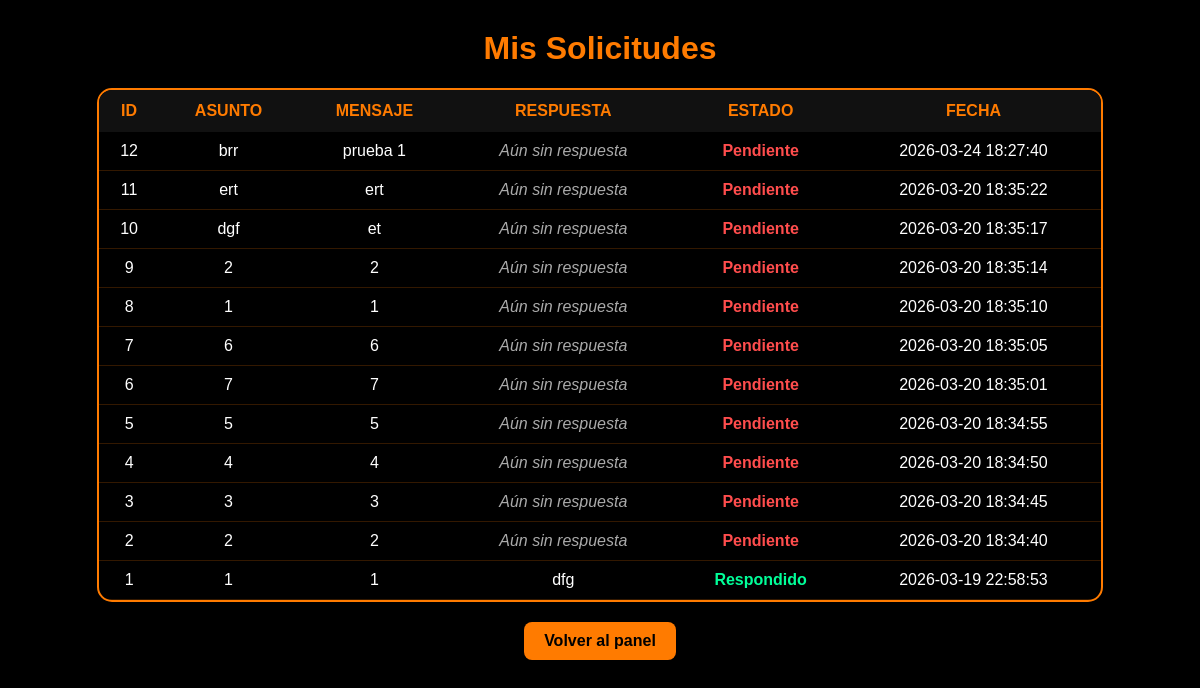
Page /mis_solicitudes.php (signed in) on the committed database.
### tables this page shows
CREATE TABLE `solicitudes` (
  `id` int(11) NOT NULL,
  `idusuario` int(11) NOT NULL,
  `asunto` varchar(255) NOT NULL,
  `mensaje` text NOT NULL,
  `respuesta` text DEFAULT NULL,
  `estado` varchar(50) DEFAULT 'Pendiente',
  `fecha` timestamp NOT NULL DEFAULT current_timestamp(),
  `fecha_respuesta` timestamp NULL DEFAULT NULL
);

### mis_solicitudes.php (the view, shortened to what this page needs)
<?php
$pdo = (new Database())->conectar();
?>
<!DOCTYPE html>
<html>
<head>
<link rel="stylesheet" href="css/mis_solicitudes.css">
</head>
<body>
<h1 class="titulo-pagina">Mis Solicitudes</h1>
<div class="contenedor-tabla">
<table class="tabla-solicitudes">
    <tr>
        <th>ID</th>
        <th>ASUNTO</th>
        <th>MENSAJE</th>
        <th>RESPUESTA</th>
        <th>ESTADO</th>
        <th>FECHA</th>
    </tr>
    <?php
    $consulta = $pdo->prepare("SELECT * FROM solicitudes
    WHERE idusuario=?
    ORDER BY fecha DESC");
    $consulta->execute([$_SESSION['idusuario']]);
    while($fila=$consulta->fetch(PDO::FETCH_ASSOC)){
    ?>
<tr>
<td><?=$fila['id']?></td>
<td><?=$fila['asunto']?></td>
<td><?=$fila['mensaje']?></td>
<td>
<?php
if($fila['estado']=="Pendiente"){
    echo "<span class='pendiente'>Aún sin respuesta</span>";
}else{
    echo $fila['respuesta'];
}
?>
</td>
<td>
<span class="<?=$fila['estado']=='Pendiente' ? 'estado-pendiente' : 'estado-ok'?>">
    <?=$fila['estado']?>
</span>
</td>
<td><?=$fila['fecha']?></td>
</tr>
<?php } ?>
</table>
</div>
<div class="contenedor-boton">
    <a href="cliente.php" class="btn-volver">Volver al panel</a>
</div>
</body>
</html>

### css/mis_solicitudes.css (style rules this page uses)
body { background-color:black; color:white; font-family:Arial; }
.titulo-pagina { text-align: center; color: #ff7b00; margin-top: 30px; }
.contenedor-tabla { display: flex; justify-content: center; margin-top: 20px; }
.tabla-solicitudes { width: 85%; border-collapse: separate; border-spacing: 0; background: rgba(0,0,0,0.7); backdrop-filter: blur(10px); border-radius: 15px; overflow: hidden; border: 2px solid #ff7b00; }
.tabla-solicitudes th { background: #111; color: #ff7b00; padding: 12px; text-align: center; }
.tabla-solicitudes td { padding: 10px; text-align: center; border-bottom: 1px solid rgba(255,123,0,0.2); }
.estado-pendiente { color: #ff4d4d; font-weight: bold; }
.estado-ok { color: #00ff99; font-weight: bold; }
.pendiente { color: #aaa; font-style: italic; }
.contenedor-boton { display: flex; justify-content: center; margin-top: 20px; }
.btn-volver { background: #ff7b00; color: black; padding: 10px 20px; border-radius: 8px; text-decoration: none; font-weight: bold; transition: 0.3s; }

### rows in the picture
solicitudes: id "12", asunto "brr", mensaje "prueba 1", shows "Aún sin respuesta", estado "Pendiente", fecha "2026-03-24 18:27:40"
solicitudes: id "11", asunto "ert", mensaje "ert", shows "Aún sin respuesta", estado "Pendiente", fecha "2026-03-20 18:35:22"
solicitudes: id "10", asunto "dgf", mensaje "et", shows "Aún sin respuesta", estado "Pendiente", fecha "2026-03-20 18:35:17"
solicitudes: id "9", asunto "2", mensaje "2", shows "Aún sin respuesta", estado "Pendiente", fecha "2026-03-20 18:35:14"
solicitudes: id "8", asunto "1", mensaje "1", shows "Aún sin respuesta", estado "Pendiente", fecha "2026-03-20 18:35:10"
solicitudes: id "7", asunto "6", mensaje "6", shows "Aún sin respuesta", estado "Pendiente", fecha "2026-03-20 18:35:05"
solicitudes: id "6", asunto "7", mensaje "7", shows "Aún sin respuesta", estado "Pendiente", fecha "2026-03-20 18:35:01"
solicitudes: id "5", asunto "5", mensaje "5", shows "Aún sin respuesta", estado "Pendiente", fecha "2026-03-20 18:34:55"
solicitudes: id "4", asunto "4", mensaje "4", shows "Aún sin respuesta", estado "Pendiente", fecha "2026-03-20 18:34:50"
solicitudes: id "3", asunto "3", mensaje "3", shows "Aún sin respuesta", estado "Pendiente", fecha "2026-03-20 18:34:45"
solicitudes: id "2", asunto "2", mensaje "2", shows "Aún sin respuesta", estado "Pendiente", fecha "2026-03-20 18:34:40"
solicitudes: id "1", asunto "1", mensaje "1", respuesta "dfg", estado "Respondido", fecha "2026-03-19 22:58:53"
